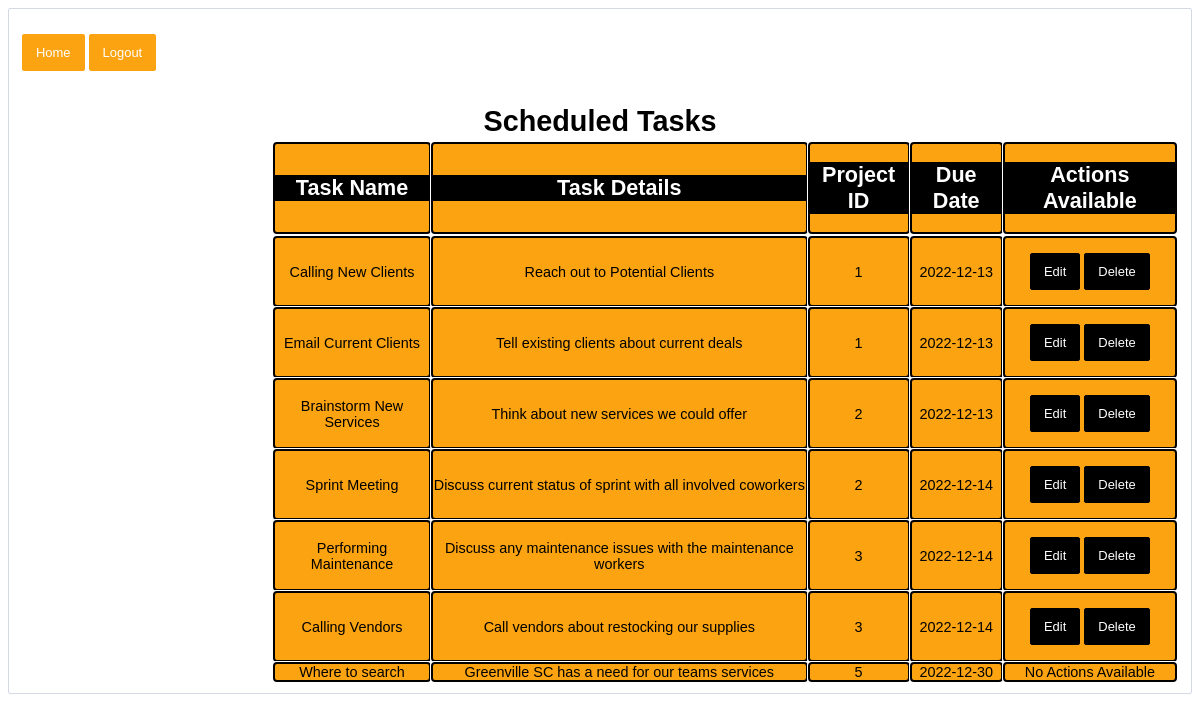
Page /calendar (signed in) on the committed database.
### models.py (models this page shows, shortened)
class Task(db.Model):
	id = db.Column("id", db.Integer, primary_key=True)
	project_id = db.Column("project_id", db.Integer)
	name = db.Column("name", db.String(200))
	text = db.Column("text", db.String(200))
	deadline = db.Column("deadline", db.String(10))
	imageUrl = db.Column("imageUrl", db.String(200))
	user_id = db.Column(db.Integer, db.ForeignKey("user.id"), nullable=False)

### jams01.py (the view)
@app.route('/calendar')
def calendar():
    if session.get('user'):
        my_projects = db.session.query(Project).all()
        my_tasks = db.session.query(Task).order_by(Task.deadline).all()
        return render_template("calendar.html", projects=my_projects, tasks=my_tasks, user=session['user'], usern=session['user_name'])
    return redirect(url_for('login'))

### templates/calendar.html (shortened to what this page needs)
<!DOCTYPE html>
<html lang="en">
    <head>
        <link rel="stylesheet" href="{{ url_for('static', filename='main.css') }}">
        <link rel="stylesheet" href="{{ url_for('static', filename='forms.css') }}">
    </head>
    <body>
        <div class="navdiv">
            <nav>
                <form> <input type ="button" onclick="window.location.href='{{ url_for('user') }}';" value="Home" />
                <input type ="button" onclick="window.location.href='{{ url_for('logout') }}';" value="Logout" /></form>
            </nav>
        </div>
        <h1>Scheduled Tasks</h1>
        <div class="calendar">
        <table>
            <tr>
                <td><h2>Task Name</h2></td>
                <td><h2>Task Details</h2></td>
                <td><h2>Project ID</h2></td>
                <td><h2>Due Date</h2></td>
                <td><h2>Actions Available</h2></td>
            <tr>
                {% for task in tasks %}
                <tr>
                        <td>{{ task.name }}</td>
                        <td>{{ task.text }}</td>
                        <td>{{ task.project_id }}</td>
                        <td>{{ task.deadline }}</td>
                        <td>
                            {% if user == task.user_id %}
                            <form action="{{ url_for('edit', task_id=task.id, project_id=task.project_id) }}" method="get">
                                <input type="submit" value="Edit">
                            </form>
                            <form action="{{url_for('delete', task_id=task.id) }}" method="post">
                                <input type="submit" value="Delete">
                            </form>
                            {% else %}
                            No Actions Available
                            {% endif %}
                        </td>
                </tr>
                {% endfor %}
        </table>
        </div>
    </body>

### static/main.css (style rules this page uses)
body { padding: 10px 13px; margin-bottom: 15px; border-radius: 2px; border: 1px solid #d4d9e3; font-weight: 200; color: #4d5060; font-family: 'Poppins', sans-serif; font-size: .9em; }
h1 { text-align: center; color: rgb(0,0,0); margin-bottom: 3px; display: block; font-weight: 10000; }
h2 { text-align: center; color: white; background-color:rgb(0,0,0); border-radius: 5px; }
input[type="button"] { background: rgb(252, 163, 17); border: 0; color: white; border-radius: 2px; margin-top: 15px; font-weight: 400; border: 1px solid rgb(252, 163, 17); transition: all .3s ease-out; }
.calendar { color: black; align-items: center; }
.calendar td { background-color: rgb(252, 163, 17); outline:auto; text-align: center; }
.calendar table { padding-left: 250px; }
.calendar form { background-color: rgb(252, 163, 17); color: black; display: inline; }
.calendar h2 { border-radius: 0; }

### static/forms.css (style rules this page uses)
form { background: white; width: 100%; }
input, textarea { padding: 10px 13px; margin-bottom: 15px; border-radius: 2px; border: 1px solid #d4d9e3; font-weight: 200; color: #4d5060; font-family: 'Poppins', sans-serif; font-size: .9em; }
input[type="submit"] { background: rgb(0, 0, 0); border: 0; color: white; border-radius: 2px; margin-top: 15px; font-weight: 400; border: 1px solid rgb(0, 0, 0); transition: all .3s ease-out; }

### rows in the picture
Task: name "Calling New Clients", text "Reach out to Potential Clients", project_id "1", deadline "2022-12-13"
Task: name "Email Current Clients", text "Tell existing clients about current deals", project_id "1", deadline "2022-12-13"
Task: name "Brainstorm New Services", text "Think about new services we could offer", project_id "2", deadline "2022-12-13"
Task: name "Sprint Meeting", text "Discuss current status of sprint with all involved coworkers", project_id "2", deadline "2022-12-14"
Task: name "Performing Maintenance", text "Discuss any maintenance issues with the maintenance workers", project_id "3", deadline "2022-12-14"
Task: name "Calling Vendors", text "Call vendors about restocking our supplies", project_id "3", deadline "2022-12-14"
Task: name "Where to search", text "Greenville SC has a need for our teams services", project_id "5", deadline "2022-12-30", shows "No Actions Available"
